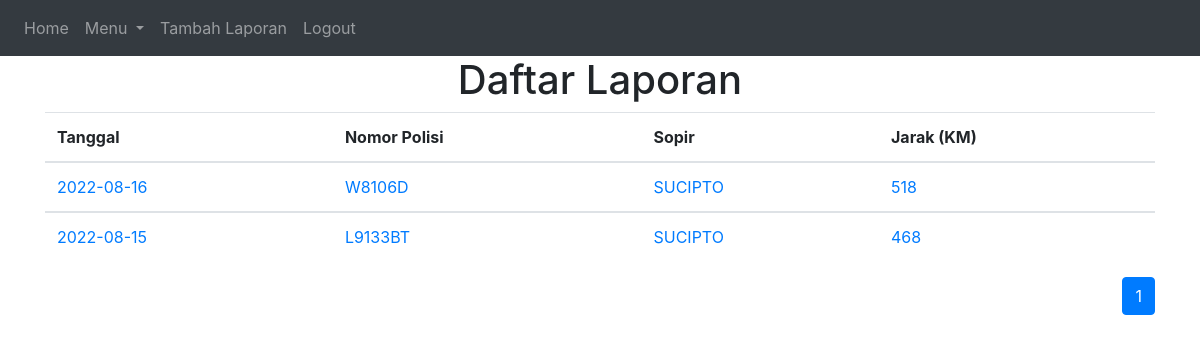
The app's page /spoir/SUCIPTO (signed in) with its own data.
### website/models.py (models this page shows)
class Laporan(db.Model):
    id = db.Column(db.Integer, primary_key=True)
    tanggal = db.Column(db.Date())
    nopol = db.Column(db.String(100))
    sopir = db.Column(db.String(100))
    tujuan = db.Column(db.String(500))
    km_awal = db.Column(db.Integer)
    km_isi = db.Column(db.Integer)
    solar_awal = db.Column(db.Float)
    tujuan = db.Column(db.String(500))
    e_toll = db.Column(db.Integer)
    username = db.Column(db.String(150), db.ForeignKey('user.username'))

### website/views.py (the view)
@views.route('/spoir/<sopir>', methods=['GET'])
@login_required
def laporan_sopir(sopir):
    page = request.args.get('page', 1, type=int)
    list_laporan = Laporan.query.filter(Laporan.sopir==sopir).order_by(desc(Laporan.tanggal)).paginate(page = page, per_page=20)
    return render_template("home.html", user=current_user, laporan=list_laporan)

### website/__init__.py (called while the page is built)
def create_app():
    app = Flask(__name__)
    app.config['SECRET_KEY'] = '123123'
    app.config['SQLALCHEMY_DATABASE_URI'] = f'sqlite:///{DB_NAME}'
    app.config['MAX_CONTENT_LENGTH'] = 16 * 1024 * 1024
    db.init_app(app)
    from .views import views
    from .auth import auth
    app.register_blueprint(views, url_prefix='/')
    app.register_blueprint(auth, url_prefix='/')
    from .models import User, Laporan
    create_database(app)
    login_manager = LoginManager()
    login_manager.login_view = 'auth.login'
    login_manager.init_app(app)
    @login_manager.user_loader
    def load_user(id):
        return User.query.get(int(id))
    return app

### website/templates/home.html (shortened to what this page needs)
{% extends "base.html" %} {% block title %}App Laporan Truk{% endblock %}
    {% block content %}
    <h1 align="center">Daftar Laporan</h1>
    <ul class="list-group list-group-flush" id="aktivitas">
      <table class="table table-striped-columns">
        <thead>
          <tr>
            <th scope="col">Tanggal</th>
            <th scope="col">Nomor Polisi</th>
            <th scope="col">Sopir</th>
            <th scope="col">Jarak (KM)</th>
          </tr>
        </thead>
      {% for list in laporan.items %}
        <tbody>
          <tr>
            <td><a href="{{ url_for('views.laporan', id=list.id) }}" class="link-dark">{{ list.tanggal }}</a></td>
            <td><a href="{{ url_for('views.laporan', id=list.id) }}" class="link-dark">{{ list.nopol }}</a></td>
            <td><a href="{{ url_for('views.laporan', id=list.id) }}" class="link-dark">{{ list.sopir }}</a></td>
            <td><a href="{{ url_for('views.laporan', id=list.id) }}" class="link-dark">{{ list.km_isi-list.km_awal }}</a></td>
          </tr>
        </tbody>
      {% endfor %}
      </table>
      <nav aria-label="Page navigation example">
        <ul class="pagination justify-content-end">
          {% for page_num in laporan.iter_pages(left_edge=1, right_edge=1, left_current=1, right_current=2) %}
            {% if page_num %}
              {% if laporan.page == page_num %}
              <li class="page-item active"><a class="page-link" href="{{ url_for('views.home', page=page_num) }}">{{ page_num }}</a></li>
              {% else %}
              <li class="page-item"><a class="page-link" href="{{ url_for('views.home', page=page_num) }}">{{ page_num }}</a></li>
              {% endif %}
              {% else %}
              <li class="page-item"><a class="page-link" href="{{ url_for('views.home', page=page_num) }}">...</a></li>
            {% endif %}
          {% endfor %}
        </ul>
      </nav>
    {% endblock %}

### records on screen
Laporan: tanggal "2022-08-16", nopol "W8106D", sopir "SUCIPTO", list.km_isi-list.km_awal "518"
Laporan: tanggal "2022-08-15", nopol "L9133BT", sopir "SUCIPTO", list.km_isi-list.km_awal "468"

### other values on screen
{{ page_num }} "1"
